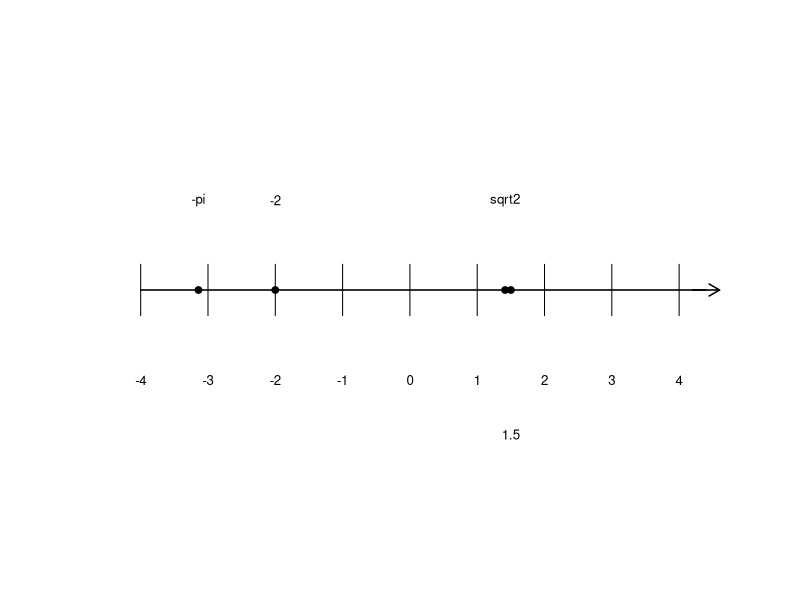
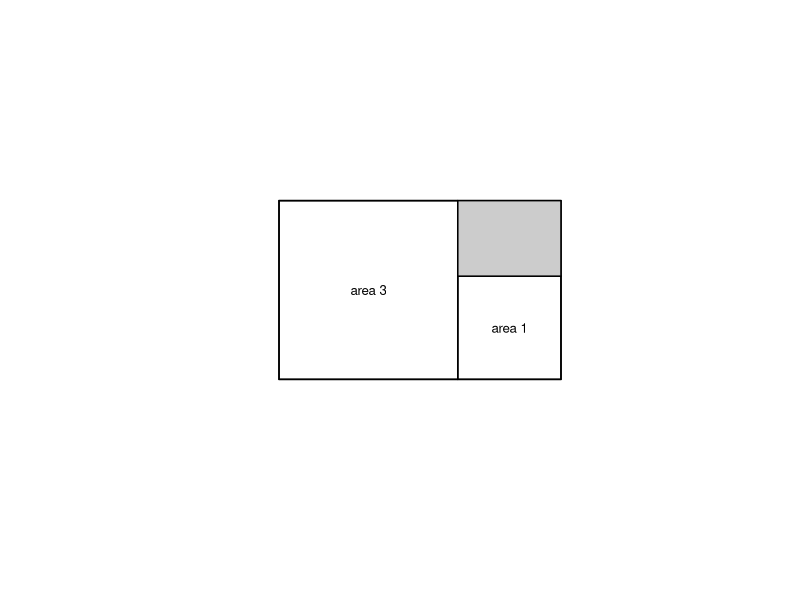

The R source for these figures, in order:
setwd("C:/Users/18904/Github/junior-mathematics/codes")
if(!dir.exists("../figures"))dir.create("../figures")

# week38-1: number line marking -pi, -2, sqrt2, 3/2
draw1=function(){
  lo=-4;hi=4
  plot(0,0,xlim=c(lo-0.5,hi+0.8),ylim=c(-0.6,0.6),type="n",axes=FALSE,xlab="",ylab="")
  segments(lo,0,hi+0.4,0,lwd=1.5); arrows(hi+0.2,0,hi+0.6,0,length=0.12,lwd=1.5)
  ticks=lo:hi; segments(ticks,-0.08,ticks,0.08,lwd=1); text(ticks,-0.28,ticks,cex=0.8)
  marks=c(negpi=-pi,neg2=-2,sqrt2=sqrt(2),half=1.5)
  labs=c("-pi","-2","sqrt2","1.5"); laby=c(0.28,0.28,0.28,-0.45)
  for(i in seq_along(marks)){x=marks[[i]];points(x,0,pch=19,cex=0.9);text(x,laby[i],labs[i],cex=0.8)}
}
cairo_pdf("../figures/week38-1.pdf",width=4,height=4,family="sans");draw1();dev.off()
svglite::svglite("../figures/week38-1.svg",width=4,height=4);draw1();dev.off()

# week38-2: rectangle containing two squares area 3 and 1
draw2=function(){
  s3=sqrt(3);s1=1
  plot(0,0,xlim=c(-1,s3+s1+1),ylim=c(-1,s3+1),type="n",asp=1,axes=FALSE,xlab="",ylab="")
  rect(0,0,s3+s1,s3,lwd=1.5)
  rect(0,0,s3,s3,lwd=1.5)
  rect(s3,0,s3+s1,s1,lwd=1.5)
  rect(s3,s1,s3+s1,s3,lwd=1.5,col="gray80")
  text(s3/2,s3/2,"area 3",cex=0.8)
  text(s3+s1/2,s1/2,"area 1",cex=0.8)
}
cairo_pdf("../figures/week38-2.pdf",width=4,height=4,family="sans");draw2();dev.off()
svglite::svglite("../figures/week38-2.svg",width=4,height=4);draw2();dev.off()
